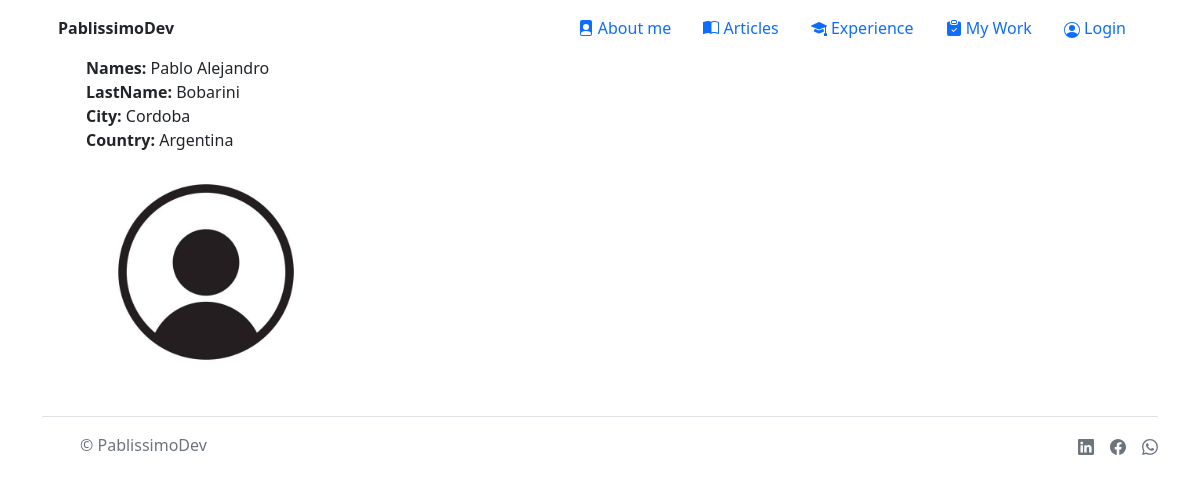
The page /about/ on the database its author committed.
### core/models.py (models this page shows, shortened)
class Profile(models.Model):
    user = models.OneToOneField(User, on_delete=models.CASCADE, null=True)
    imagen = models.ImageField(null=True, blank = True)
    city = models.CharField(max_length=50)
    country = models.CharField(max_length=50)

### core/views.py (the view)
# urls.py: path('about/', views.presentation, name="Index"),
def presentation(request):
    item = User.objects.all()
    profile = Profile.objects.filter(user_id=1)
    return render(request, "index.html", {"usuario": item, "profile":profile})

### app/templates/index.html (shortened to what this page needs)
{% extends 'base.html' %}
{% load static %}
{% block main %}
<div class="container">
    {% for item in usuario %}
    <ul style="list-style-type: none;">
        <li><b>Names:</b> {{item.first_name}}</li>
        <li><b>LastName:</b> {{item.last_name}}</li>
        {% for item2 in profile %}
        <li><b>City:</b> {{item2.city}}</li>
        <li><b>Country:</b> {{item2.country}}</li>
        <li><img style="width: 20vw;" src="{{item2.imagen.url}}" alt="{{item2.imagen}}" ></li>
        {% endfor %}
    </ul>
    {% endfor %}
</div>
{% endblock main %}

### rows shown on the page
Profile: city "Cordoba", country "Argentina", imagen (picture)

### other values the page prints
{{ item.first_name }} "Pablo Alejandro"
{{ item.last_name }} "Bobarini"
